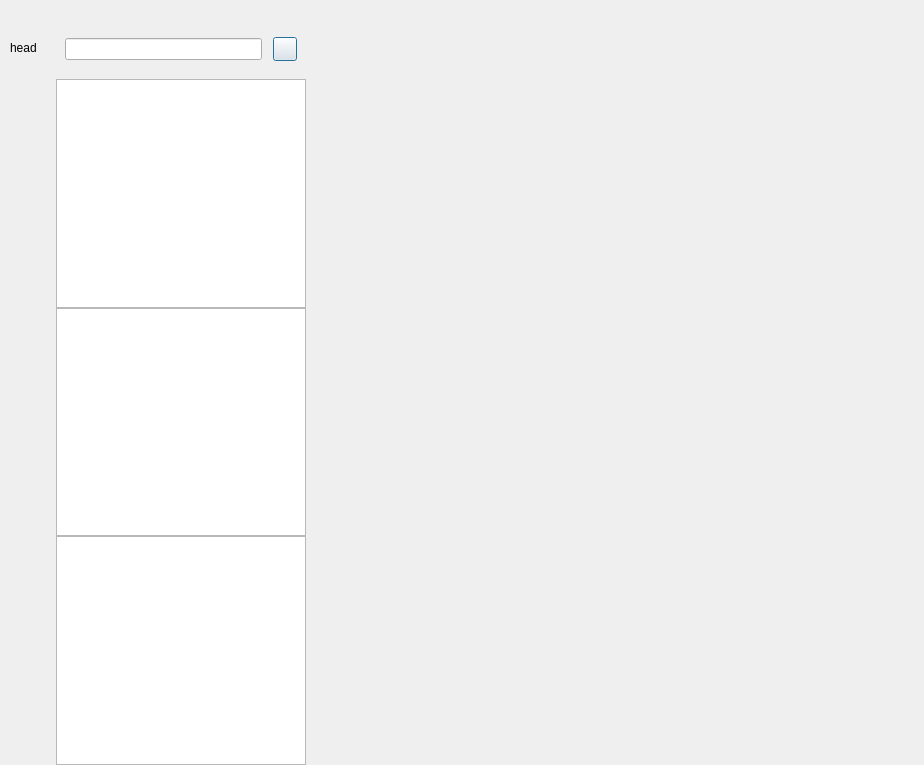
<?xml version="1.0" encoding="UTF-8"?>
<ui version="4.0">
 <class>ChatDialog</class>
 <widget class="QDialog" name="ChatDialog">
  <property name="geometry">
   <rect>
    <x>0</x>
    <y>0</y>
    <width>924</width>
    <height>765</height>
   </rect>
  </property>
  <property name="windowTitle">
   <string>Dialog</string>
  </property>
  <layout class="QHBoxLayout" name="horizontalLayout">
   <property name="spacing">
    <number>0</number>
   </property>
   <property name="leftMargin">
    <number>0</number>
   </property>
   <property name="topMargin">
    <number>0</number>
   </property>
   <property name="rightMargin">
    <number>0</number>
   </property>
   <property name="bottomMargin">
    <number>0</number>
   </property>
   <item>
    <widget class="QWidget" name="side_bar" native="true">
     <property name="sizePolicy">
      <sizepolicy hsizetype="Fixed" vsizetype="Expanding">
       <horstretch>0</horstretch>
       <verstretch>0</verstretch>
      </sizepolicy>
     </property>
     <property name="minimumSize">
      <size>
       <width>56</width>
       <height>0</height>
      </size>
     </property>
     <property name="maximumSize">
      <size>
       <width>56</width>
       <height>16777215</height>
      </size>
     </property>
     <layout class="QVBoxLayout" name="verticalLayout">
      <property name="spacing">
       <number>7</number>
      </property>
      <property name="leftMargin">
       <number>10</number>
      </property>
      <property name="topMargin">
       <number>30</number>
      </property>
      <property name="rightMargin">
       <number>0</number>
      </property>
      <property name="bottomMargin">
       <number>0</number>
      </property>
      <item>
       <widget class="QWidget" name="widget" native="true">
        <layout class="QVBoxLayout" name="verticalLayout_3">
         <property name="spacing">
          <number>30</number>
         </property>
         <property name="leftMargin">
          <number>0</number>
         </property>
         <property name="topMargin">
          <number>0</number>
         </property>
         <property name="rightMargin">
          <number>0</number>
         </property>
         <property name="bottomMargin">
          <number>0</number>
         </property>
         <item>
          <widget class="QLabel" name="side_head_label">
           <property name="minimumSize">
            <size>
             <width>35</width>
             <height>35</height>
            </size>
           </property>
           <property name="maximumSize">
            <size>
             <width>35</width>
             <height>35</height>
            </size>
           </property>
           <property name="text">
            <string>head</string>
           </property>
          </widget>
         </item>
         <item>
          <widget class="StateWidget" name="side_chat_label" native="true">
           <property name="minimumSize">
            <size>
             <width>35</width>
             <height>35</height>
            </size>
           </property>
           <property name="maximumSize">
            <size>
             <width>35</width>
             <height>35</height>
            </size>
           </property>
          </widget>
         </item>
         <item>
          <widget class="StateWidget" name="side_contact_label" native="true">
           <property name="minimumSize">
            <size>
             <width>35</width>
             <height>35</height>
            </size>
           </property>
           <property name="maximumSize">
            <size>
             <width>35</width>
             <height>35</height>
            </size>
           </property>
          </widget>
         </item>
        </layout>
       </widget>
      </item>
      <item>
       <spacer name="verticalSpacer">
        <property name="orientation">
         <enum>Qt::Orientation::Vertical</enum>
        </property>
        <property name="sizeHint" stdset="0">
         <size>
          <width>20</width>
          <height>40</height>
         </size>
        </property>
       </spacer>
      </item>
     </layout>
    </widget>
   </item>
   <item>
    <widget class="QWidget" name="chat_user_wid" native="true">
     <property name="maximumSize">
      <size>
       <width>250</width>
       <height>16777215</height>
      </size>
     </property>
     <layout class="QVBoxLayout" name="verticalLayout_2">
      <property name="spacing">
       <number>0</number>
      </property>
      <property name="leftMargin">
       <number>0</number>
      </property>
      <property name="topMargin">
       <number>0</number>
      </property>
      <property name="rightMargin">
       <number>0</number>
      </property>
      <property name="bottomMargin">
       <number>0</number>
      </property>
      <item>
       <widget class="QLabel" name="login_name_label">
        <property name="minimumSize">
         <size>
          <width>0</width>
          <height>19</height>
         </size>
        </property>
        <property name="maximumSize">
         <size>
          <width>16777215</width>
          <height>20</height>
         </size>
        </property>
        <property name="text">
         <string/>
        </property>
        <property name="alignment">
         <set>Qt::AlignmentFlag::AlignHCenter|Qt::AlignmentFlag::AlignTop</set>
        </property>
       </widget>
      </item>
      <item>
       <widget class="QWidget" name="search_wid" native="true">
        <property name="minimumSize">
         <size>
          <width>0</width>
          <height>60</height>
         </size>
        </property>
        <property name="maximumSize">
         <size>
          <width>16777215</width>
          <height>60</height>
         </size>
        </property>
        <layout class="QHBoxLayout" name="horizontalLayout_2">
         <item>
          <widget class="CustomizeEdit" name="search_edit"/>
         </item>
         <item>
          <spacer name="horizon_Spacer">
           <property name="orientation">
            <enum>Qt::Orientation::Horizontal</enum>
           </property>
           <property name="sizeType">
            <enum>QSizePolicy::Policy::Fixed</enum>
           </property>
           <property name="sizeHint" stdset="0">
            <size>
             <width>5</width>
             <height>20</height>
            </size>
           </property>
          </spacer>
         </item>
         <item>
          <widget class="ClickedBtn" name="add_btn">
           <property name="minimumSize">
            <size>
             <width>24</width>
             <height>24</height>
            </size>
           </property>
           <property name="maximumSize">
            <size>
             <width>24</width>
             <height>24</height>
            </size>
           </property>
           <property name="text">
            <string/>
           </property>
          </widget>
         </item>
        </layout>
       </widget>
      </item>
      <item>
       <widget class="ChatUserList" name="chat_user_list"/>
      </item>
      <item>
       <widget class="SearchList" name="search_list"/>
      </item>
      <item>
       <widget class="ContactUserList" name="contact_user_list"/>
      </item>
     </layout>
    </widget>
   </item>
   <item>
    <widget class="QStackedWidget" name="stackedWidget">
     <property name="currentIndex">
      <number>0</number>
     </property>
     <widget class="ChatPage" name="chat_page"/>
     <widget class="FriendInfoPage" name="friend_info_page"/>
     <widget class="ApplyFriendPage" name="friend_apply_page"/>
    </widget>
   </item>
  </layout>
 </widget>
 <customwidgets>
  <customwidget>
   <class>ClickedBtn</class>
   <extends>QPushButton</extends>
   <header location="global">clickedbtn.h</header>
  </customwidget>
  <customwidget>
   <class>CustomizeEdit</class>
   <extends>QLineEdit</extends>
   <header location="global">customizeedit.h</header>
  </customwidget>
  <customwidget>
   <class>ChatUserList</class>
   <extends>QListWidget</extends>
   <header location="global">chatuserlist.h</header>
  </customwidget>
  <customwidget>
   <class>StateWidget</class>
   <extends>QWidget</extends>
   <header location="global">statewidget.h</header>
   <container>1</container>
  </customwidget>
  <customwidget>
   <class>SearchList</class>
   <extends>QListWidget</extends>
   <header location="global">searchlist.h</header>
  </customwidget>
  <customwidget>
   <class>ContactUserList</class>
   <extends>QListWidget</extends>
   <header location="global">contactuserlist.h</header>
  </customwidget>
  <customwidget>
   <class>ApplyFriendPage</class>
   <extends>QWidget</extends>
   <header location="global">applyfriendpage.h</header>
   <container>1</container>
  </customwidget>
  <customwidget>
   <class>ChatPage</class>
   <extends>QWidget</extends>
   <header location="global">chatpage.h</header>
   <container>1</container>
  </customwidget>
  <customwidget>
   <class>FriendInfoPage</class>
   <extends>QWidget</extends>
   <header location="global">friendinfopage.h</header>
   <container>1</container>
  </customwidget>
 </customwidgets>
 <resources/>
 <connections/>
</ui>
